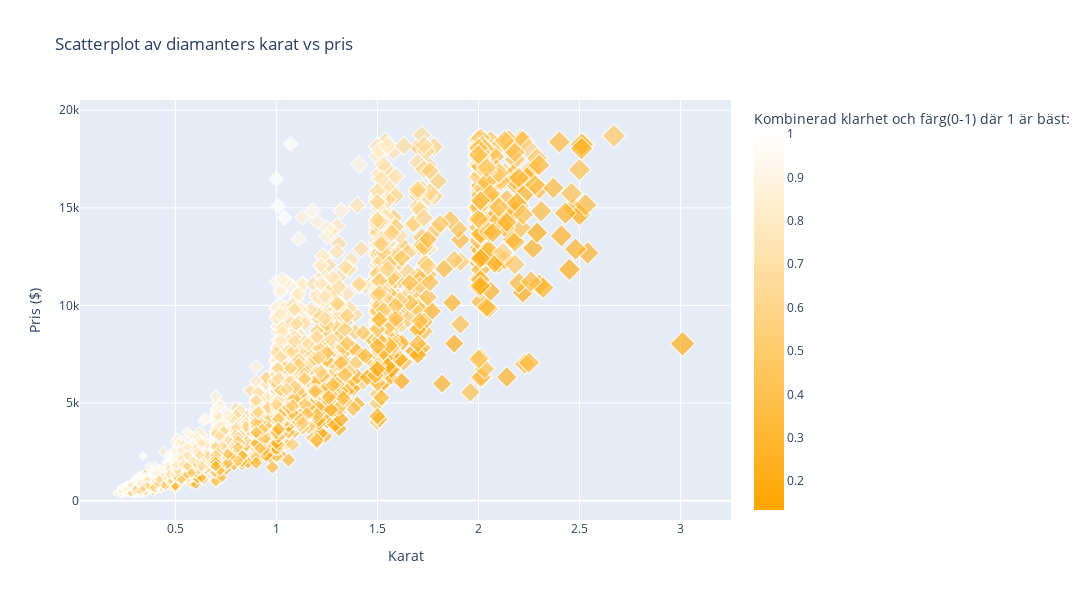

The notebook cell saved with this chart:
### Markdown cell above
### En interaktiv scatterplot som visar relationen mellan karat och priset, med klarhet och cut representerade av färgton

### Code cell
# Skapar en sample av 5000 diamanter för scatterplotten
sample_diamonds = diamonds.sample(n=5000, random_state=1)

# Kombinerar clarity_ordinal och color_ordinal för att skapa en ny färgskala
sample_diamonds['combined_quality'] = (sample_diamonds['clarity_ordinal'] + sample_diamonds['color_ordinal']) / 2
max_combined_quality = sample_diamonds['combined_quality'].max()
sample_diamonds['color_scale'] = sample_diamonds['combined_quality'] / max_combined_quality

# Skapar en interaktiv scatter plot
fig = px.scatter(sample_diamonds, 
    x='carat', 
    y='price', 
    size='carat',  # Storleken på symbolerna baserat på karat
    color='color_scale',  # Färg baserad på kombinerad kvalitet
    symbol_sequence=['diamond'],  # Diamantformade symboler
    hover_data=['cut', 'color', 'clarity', 'carat', 'price'],
    title='Scatterplot av diamanters karat vs pris',
    labels={'carat': 'Karat', 'price': 'Pris ($)', 'color_scale': 'Kombinerad klarhet och färg(0-1) där 1 är bäst: '},
    color_continuous_scale=['orange', 'white'])  # Använder en färgskala från orange till vit

# Uppdaterar layouten med specifika dimensioner
fig.update_layout(
    width=1300,  # Bredd på plotten i pixlar
    height=600,  # Höjd på plotten i pixlar
    legend=dict(
        x=1.2,  # Justera x-positionen för legenden
        y=0.8,  # Justera y-positionen för legenden
        bgcolor='rgba(255, 255, 255, 0.5)',  # Bakgrundsfärg för legenden
        bordercolor='rgba(0, 0, 0, 0.5)',  # Kantfärg för legenden
        borderwidth=1
    )
)

fig.show()

### Figure 1 — Plotly figure (JSON) as saved in the notebook; plotly's stock layout.template omitted (floating-point values rounded to 4 significant figures; data arrays with more than 128 entries replaced by an {"elided": "..."} marker saying what was removed)
{"data": [{"customdata": {"elided": "5000x3 str values"}, "hovertemplate": "Karat=%{marker.size}<br>Pris ($)=%{y}<br>cut=%{customdata[0]}<br>color=%{customdata[1]}<br>clarity=%{customdata[2]}<br>Kombinerad klarhet och färg(0-1) där 1 är bäst: =%{marker.color}<extra></extra>", "legendgroup": "", "marker": {"color": {"elided": "5000 float values"}, "coloraxis": "coloraxis", "size": {"elided": "5000 float values"}, "sizemode": "area", "sizeref": 0.007525, "symbol": "diamond"}, "mode": "markers", "name": "", "showlegend": false, "type": "scattergl", "x": {"elided": "5000 float values"}, "xaxis": "x", "y": {"elided": "5000 int values"}, "yaxis": "y"}], "layout": {"coloraxis": {"colorbar": {"title": {"text": "Kombinerad klarhet och färg(0-1) där 1 är bäst: "}}, "colorscale": [[0, "orange"], [1, "white"]]}, "height": 600, "legend": {"bgcolor": "rgba(255, 255, 255, 0.5)", "bordercolor": "rgba(0, 0, 0, 0.5)", "borderwidth": 1, "itemsizing": "constant", "tracegroupgap": 0, "x": 1.2, "y": 0.8}, "title": {"text": "Scatterplot av diamanters karat vs pris"}, "width": 1300, "xaxis": {"anchor": "y", "domain": [0, 1], "title": {"text": "Karat"}}, "yaxis": {"anchor": "x", "domain": [0, 1], "title": {"text": "Pris ($)"}}}}
